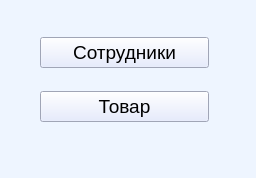
<?xml version="1.0" encoding="UTF-8"?>
<ui version="4.0">
 <class>selectionWindow</class>
 <widget class="QMainWindow" name="selectionWindow">
  <property name="geometry">
   <rect>
    <x>0</x>
    <y>0</y>
    <width>256</width>
    <height>178</height>
   </rect>
  </property>
  <property name="windowTitle">
   <string>selectionWindow</string>
  </property>
  <property name="styleSheet">
   <string notr="true">background-color: rgb(238, 245, 255);</string>
  </property>
  <widget class="QWidget" name="centralwidget">
   <widget class="QWidget" name="layoutWidget">
    <property name="geometry">
     <rect>
      <x>40</x>
      <y>20</y>
      <width>169</width>
      <height>121</height>
     </rect>
    </property>
    <layout class="QVBoxLayout" name="verticalLayout">
     <item>
      <widget class="QPushButton" name="pushButton">
       <property name="font">
        <font>
         <family>MS Shell Dlg 2</family>
         <pointsize>14</pointsize>
         <weight>9</weight>
         <italic>false</italic>
         <bold>false</bold>
        </font>
       </property>
       <property name="styleSheet">
        <string notr="true">background-color: rgb(224, 231, 255);
font: 75 14pt &quot;MS Shell Dlg 2&quot;;</string>
       </property>
       <property name="text">
        <string>Сотрудники</string>
       </property>
       <property name="icon">
        <iconset resource="resourse.qrc">
         <normaloff>:/img/img/person.png</normaloff>:/img/img/person.png</iconset>
       </property>
       <property name="iconSize">
        <size>
         <width>30</width>
         <height>30</height>
        </size>
       </property>
      </widget>
     </item>
     <item>
      <widget class="QPushButton" name="pushButton_2">
       <property name="font">
        <font>
         <family>MS Shell Dlg 2</family>
         <pointsize>14</pointsize>
         <weight>9</weight>
         <italic>false</italic>
         <bold>false</bold>
        </font>
       </property>
       <property name="styleSheet">
        <string notr="true">background-color: rgb(224, 231, 255);
font: 75 14pt &quot;MS Shell Dlg 2&quot;;</string>
       </property>
       <property name="text">
        <string>Товар</string>
       </property>
       <property name="icon">
        <iconset resource="resourse.qrc">
         <normaloff>:/img/img/Tovar.png</normaloff>:/img/img/Tovar.png</iconset>
       </property>
       <property name="iconSize">
        <size>
         <width>30</width>
         <height>30</height>
        </size>
       </property>
      </widget>
     </item>
    </layout>
   </widget>
  </widget>
  <widget class="QMenuBar" name="menubar">
   <property name="geometry">
    <rect>
     <x>0</x>
     <y>0</y>
     <width>256</width>
     <height>26</height>
    </rect>
   </property>
  </widget>
  <widget class="QStatusBar" name="statusbar"/>
 </widget>
 <resources>
  <include location="resourse.qrc"/>
 </resources>
 <connections/>
</ui>
